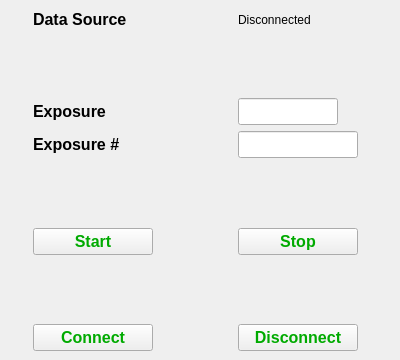
        <widget class="QWidget" name="dataTab">
         <attribute name="title">
          <string>Live Data</string>
         </attribute>
         <widget class="QWidget" name="gridLayoutWidget">
          <property name="geometry">
           <rect>
            <x>0</x>
            <y>10</y>
            <width>391</width>
            <height>341</height>
           </rect>
          </property>
          <layout class="QGridLayout" name="gridLayout_3">
           <item row="2" column="1">
            <widget class="PyDMLineEdit" name="exposure">
             <property name="sizePolicy">
              <sizepolicy hsizetype="Fixed" vsizetype="Fixed">
               <horstretch>0</horstretch>
               <verstretch>0</verstretch>
              </sizepolicy>
             </property>
             <property name="minimumSize">
              <size>
               <width>100</width>
               <height>0</height>
              </size>
             </property>
             <property name="maximumSize">
              <size>
               <width>100</width>
               <height>16777215</height>
              </size>
             </property>
             <property name="palette">
              <palette>
               <active>
                <colorrole role="Text">
                 <brush brushstyle="SolidPattern">
                  <color alpha="255">
                   <red>0</red>
                   <green>170</green>
                   <blue>0</blue>
                  </color>
                 </brush>
                </colorrole>
                <colorrole role="ButtonText">
                 <brush brushstyle="SolidPattern">
                  <color alpha="255">
                   <red>0</red>
                   <green>170</green>
                   <blue>0</blue>
                  </color>
                 </brush>
                </colorrole>
               </active>
               <inactive>
                <colorrole role="Text">
                 <brush brushstyle="SolidPattern">
                  <color alpha="255">
                   <red>0</red>
                   <green>170</green>
                   <blue>0</blue>
                  </color>
                 </brush>
                </colorrole>
                <colorrole role="ButtonText">
                 <brush brushstyle="SolidPattern">
                  <color alpha="255">
                   <red>0</red>
                   <green>170</green>
                   <blue>0</blue>
                  </color>
                 </brush>
                </colorrole>
               </inactive>
               <disabled>
                <colorrole role="Text">
                 <brush brushstyle="SolidPattern">
                  <color alpha="255">
                   <red>190</red>
                   <green>190</green>
                   <blue>190</blue>
                  </color>
                 </brush>
                </colorrole>
                <colorrole role="ButtonText">
                 <brush brushstyle="SolidPattern">
                  <color alpha="255">
                   <red>190</red>
                   <green>190</green>
                   <blue>190</blue>
                  </color>
                 </brush>
                </colorrole>
               </disabled>
              </palette>
             </property>
             <property name="font">
              <font>
               <pointsize>12</pointsize>
               <weight>75</weight>
               <bold>true</bold>
              </font>
             </property>
             <property name="toolTip">
              <string/>
             </property>
             <property name="alignment">
              <set>Qt::AlignCenter</set>
             </property>
             <property name="channel" stdset="0">
              <string>ca://${DEVICE}:AcquireTime</string>
             </property>
            </widget>
           </item>
           <item row="6" column="1">
            <widget class="PyDMPushButton" name="stop_b">
             <property name="sizePolicy">
              <sizepolicy hsizetype="Fixed" vsizetype="Fixed">
               <horstretch>0</horstretch>
               <verstretch>0</verstretch>
              </sizepolicy>
             </property>
             <property name="minimumSize">
              <size>
               <width>120</width>
               <height>0</height>
              </size>
             </property>
             <property name="maximumSize">
              <size>
               <width>120</width>
               <height>16777215</height>
              </size>
             </property>
             <property name="palette">
              <palette>
               <active>
                <colorrole role="ButtonText">
                 <brush brushstyle="SolidPattern">
                  <color alpha="255">
                   <red>0</red>
                   <green>170</green>
                   <blue>0</blue>
                  </color>
                 </brush>
                </colorrole>
               </active>
               <inactive>
                <colorrole role="ButtonText">
                 <brush brushstyle="SolidPattern">
                  <color alpha="255">
                   <red>0</red>
                   <green>170</green>
                   <blue>0</blue>
                  </color>
                 </brush>
                </colorrole>
               </inactive>
               <disabled>
                <colorrole role="ButtonText">
                 <brush brushstyle="SolidPattern">
                  <color alpha="255">
                   <red>190</red>
                   <green>190</green>
                   <blue>190</blue>
                  </color>
                 </brush>
                </colorrole>
               </disabled>
              </palette>
             </property>
             <property name="font">
              <font>
               <pointsize>12</pointsize>
               <weight>75</weight>
               <bold>true</bold>
              </font>
             </property>
             <property name="toolTip">
              <string/>
             </property>
             <property name="text">
              <string>Stop</string>
             </property>
             <property name="channel" stdset="0">
              <string>ca://${DEVICE}:Acquire</string>
             </property>
             <property name="pressValue" stdset="0">
              <string>0</string>
             </property>
            </widget>
           </item>
           <item row="4" column="1">
            <widget class="PyDMLineEdit" name="exposureCount">
             <property name="sizePolicy">
              <sizepolicy hsizetype="Fixed" vsizetype="Fixed">
               <horstretch>0</horstretch>
               <verstretch>0</verstretch>
              </sizepolicy>
             </property>
             <property name="minimumSize">
              <size>
               <width>120</width>
               <height>0</height>
              </size>
             </property>
             <property name="maximumSize">
              <size>
               <width>120</width>
               <height>16777215</height>
              </size>
             </property>
             <property name="palette">
              <palette>
               <active>
                <colorrole role="Text">
                 <brush brushstyle="SolidPattern">
                  <color alpha="255">
                   <red>0</red>
                   <green>0</green>
                   <blue>255</blue>
                  </color>
                 </brush>
                </colorrole>
                <colorrole role="ButtonText">
                 <brush brushstyle="SolidPattern">
                  <color alpha="255">
                   <red>0</red>
                   <green>0</green>
                   <blue>255</blue>
                  </color>
                 </brush>
                </colorrole>
               </active>
               <inactive>
                <colorrole role="Text">
                 <brush brushstyle="SolidPattern">
                  <color alpha="255">
                   <red>0</red>
                   <green>0</green>
                   <blue>255</blue>
                  </color>
                 </brush>
                </colorrole>
                <colorrole role="ButtonText">
                 <brush brushstyle="SolidPattern">
                  <color alpha="255">
                   <red>0</red>
                   <green>0</green>
                   <blue>255</blue>
                  </color>
                 </brush>
                </colorrole>
               </inactive>
               <disabled>
                <colorrole role="Text">
                 <brush brushstyle="SolidPattern">
                  <color alpha="255">
                   <red>190</red>
                   <green>190</green>
                   <blue>190</blue>
                  </color>
                 </brush>
                </colorrole>
                <colorrole role="ButtonText">
                 <brush brushstyle="SolidPattern">
                  <color alpha="255">
                   <red>190</red>
                   <green>190</green>
                   <blue>190</blue>
                  </color>
                 </brush>
                </colorrole>
               </disabled>
              </palette>
             </property>
             <property name="font">
              <font>
               <pointsize>12</pointsize>
               <weight>75</weight>
               <bold>true</bold>
              </font>
             </property>
             <property name="toolTip">
              <string/>
             </property>
             <property name="alignment">
              <set>Qt::AlignCenter</set>
             </property>
             <property name="readOnly">
              <bool>true</bool>
             </property>
             <property name="channel" stdset="0">
              <string>ca://${DEVICE}:ArrayCounter_RBV</string>
             </property>
            </widget>
           </item>
           <item row="9" column="0">
            <widget class="QPushButton" name="connectButton">
             <property name="sizePolicy">
              <sizepolicy hsizetype="Fixed" vsizetype="Fixed">
               <horstretch>0</horstretch>
               <verstretch>0</verstretch>
              </sizepolicy>
             </property>
             <property name="minimumSize">
              <size>
               <width>120</width>
               <height>0</height>
              </size>
             </property>
             <property name="maximumSize">
              <size>
               <width>120</width>
               <height>16777215</height>
              </size>
             </property>
             <property name="palette">
              <palette>
               <active>
                <colorrole role="ButtonText">
                 <brush brushstyle="SolidPattern">
                  <color alpha="255">
                   <red>0</red>
                   <green>170</green>
                   <blue>0</blue>
                  </color>
                 </brush>
                </colorrole>
               </active>
               <inactive>
                <colorrole role="ButtonText">
                 <brush brushstyle="SolidPattern">
                  <color alpha="255">
                   <red>0</red>
                   <green>170</green>
                   <blue>0</blue>
                  </color>
                 </brush>
                </colorrole>
               </inactive>
               <disabled>
                <colorrole role="ButtonText">
                 <brush brushstyle="SolidPattern">
                  <color alpha="255">
                   <red>190</red>
                   <green>190</green>
                   <blue>190</blue>
                  </color>
                 </brush>
                </colorrole>
               </disabled>
              </palette>
             </property>
             <property name="font">
              <font>
               <pointsize>12</pointsize>
               <weight>75</weight>
               <bold>true</bold>
              </font>
             </property>
             <property name="text">
              <string>Connect</string>
             </property>
            </widget>
           </item>
           <item row="4" column="0">
            <widget class="QLabel" name="exposureCount_l">
             <property name="sizePolicy">
              <sizepolicy hsizetype="Fixed" vsizetype="Fixed">
               <horstretch>120</horstretch>
               <verstretch>0</verstretch>
              </sizepolicy>
             </property>
             <property name="minimumSize">
              <size>
               <width>120</width>
               <height>0</height>
              </size>
             </property>
             <property name="font">
              <font>
               <pointsize>12</pointsize>
               <weight>75</weight>
               <bold>true</bold>
              </font>
             </property>
             <property name="text">
              <string>Exposure #</string>
             </property>
             <property name="alignment">
              <set>Qt::AlignLeading|Qt::AlignLeft|Qt::AlignVCenter</set>
             </property>
            </widget>
           </item>
           <item row="2" column="0">
            <widget class="QLabel" name="exposure_l">
             <property name="sizePolicy">
              <sizepolicy hsizetype="Fixed" vsizetype="Fixed">
               <horstretch>0</horstretch>
               <verstretch>0</verstretch>
              </sizepolicy>
             </property>
             <property name="minimumSize">
              <size>
               <width>100</width>
               <height>0</height>
              </size>
             </property>
             <property name="maximumSize">
              <size>
               <width>100</width>
               <height>16777215</height>
              </size>
             </property>
             <property name="font">
              <font>
               <pointsize>12</pointsize>
               <weight>75</weight>
               <bold>true</bold>
              </font>
             </property>
             <property name="text">
              <string>Exposure</string>
             </property>
             <property name="alignment">
              <set>Qt::AlignLeading|Qt::AlignLeft|Qt::AlignVCenter</set>
             </property>
            </widget>
           </item>
           <item row="1" column="0">
            <spacer name="verticalSpacer_4">
             <property name="orientation">
              <enum>Qt::Vertical</enum>
             </property>
             <property name="sizeHint" stdset="0">
              <size>
               <width>20</width>
               <height>40</height>
              </size>
             </property>
            </spacer>
           </item>
           <item row="0" column="0">
            <widget class="QLabel" name="dataSource_l">
             <property name="sizePolicy">
              <sizepolicy hsizetype="Fixed" vsizetype="Fixed">
               <horstretch>0</horstretch>
               <verstretch>0</verstretch>
              </sizepolicy>
             </property>
             <property name="minimumSize">
              <size>
               <width>166</width>
               <height>0</height>
              </size>
             </property>
             <property name="maximumSize">
              <size>
               <width>166</width>
               <height>16777215</height>
              </size>
             </property>
             <property name="font">
              <font>
               <pointsize>12</pointsize>
               <weight>75</weight>
               <bold>true</bold>
              </font>
             </property>
             <property name="text">
              <string>Data Source</string>
             </property>
            </widget>
           </item>
           <item row="6" column="0">
            <widget class="PyDMPushButton" name="start_b">
             <property name="sizePolicy">
              <sizepolicy hsizetype="Fixed" vsizetype="Fixed">
               <horstretch>0</horstretch>
               <verstretch>0</verstretch>
              </sizepolicy>
             </property>
             <property name="minimumSize">
              <size>
               <width>120</width>
               <height>0</height>
              </size>
             </property>
             <property name="maximumSize">
              <size>
               <width>120</width>
               <height>16777215</height>
              </size>
             </property>
             <property name="palette">
              <palette>
               <active>
                <colorrole role="ButtonText">
                 <brush brushstyle="SolidPattern">
                  <color alpha="255">
                   <red>0</red>
                   <green>170</green>
                   <blue>0</blue>
                  </color>
                 </brush>
                </colorrole>
               </active>
               <inactive>
                <colorrole role="ButtonText">
                 <brush brushstyle="SolidPattern">
                  <color alpha="255">
                   <red>0</red>
                   <green>170</green>
                   <blue>0</blue>
                  </color>
                 </brush>
                </colorrole>
               </inactive>
               <disabled>
                <colorrole role="ButtonText">
                 <brush brushstyle="SolidPattern">
                  <color alpha="255">
                   <red>190</red>
                   <green>190</green>
                   <blue>190</blue>
                  </color>
                 </brush>
                </colorrole>
               </disabled>
              </palette>
             </property>
             <property name="font">
              <font>
               <pointsize>12</pointsize>
               <weight>75</weight>
               <bold>true</bold>
              </font>
             </property>
             <property name="toolTip">
              <string/>
             </property>
             <property name="text">
              <string>Start</string>
             </property>
             <property name="channel" stdset="0">
              <string>ca://${DEVICE}:Acquire</string>
             </property>
             <property name="pressValue" stdset="0">
              <string>1</string>
             </property>
            </widget>
           </item>
           <item row="5" column="0">
            <spacer name="verticalSpacer_5">
             <property name="orientation">
              <enum>Qt::Vertical</enum>
             </property>
             <property name="sizeHint" stdset="0">
              <size>
               <width>20</width>
               <height>40</height>
              </size>
             </property>
            </spacer>
           </item>
           <item row="9" column="1">
            <widget class="QPushButton" name="disconnectButton">
             <property name="sizePolicy">
              <sizepolicy hsizetype="Fixed" vsizetype="Fixed">
               <horstretch>0</horstretch>
               <verstretch>0</verstretch>
              </sizepolicy>
             </property>
             <property name="minimumSize">
              <size>
               <width>120</width>
               <height>0</height>
              </size>
             </property>
             <property name="maximumSize">
              <size>
               <width>120</width>
               <height>16777215</height>
              </size>
             </property>
             <property name="palette">
              <palette>
               <active>
                <colorrole role="ButtonText">
                 <brush brushstyle="SolidPattern">
                  <color alpha="255">
                   <red>0</red>
                   <green>170</green>
                   <blue>0</blue>
                  </color>
                 </brush>
                </colorrole>
               </active>
               <inactive>
                <colorrole role="ButtonText">
                 <brush brushstyle="SolidPattern">
                  <color alpha="255">
                   <red>0</red>
                   <green>170</green>
                   <blue>0</blue>
                  </color>
                 </brush>
                </colorrole>
               </inactive>
               <disabled>
                <colorrole role="ButtonText">
                 <brush brushstyle="SolidPattern">
                  <color alpha="255">
                   <red>190</red>
                   <green>190</green>
                   <blue>190</blue>
                  </color>
                 </brush>
                </colorrole>
               </disabled>
              </palette>
             </property>
             <property name="font">
              <font>
               <pointsize>12</pointsize>
               <weight>75</weight>
               <bold>true</bold>
              </font>
             </property>
             <property name="text">
              <string>Disconnect</string>
             </property>
            </widget>
           </item>
           <item row="7" column="0">
            <spacer name="verticalSpacer_7">
             <property name="orientation">
              <enum>Qt::Vertical</enum>
             </property>
             <property name="sizeHint" stdset="0">
              <size>
               <width>20</width>
               <height>40</height>
              </size>
             </property>
            </spacer>
           </item>
           <item row="0" column="1">
            <widget class="QLabel" name="connectStatusLabel">
             <property name="text">
              <string>Disconnected</string>
             </property>
            </widget>
           </item>
          </layout>
         </widget>
        </widget>
